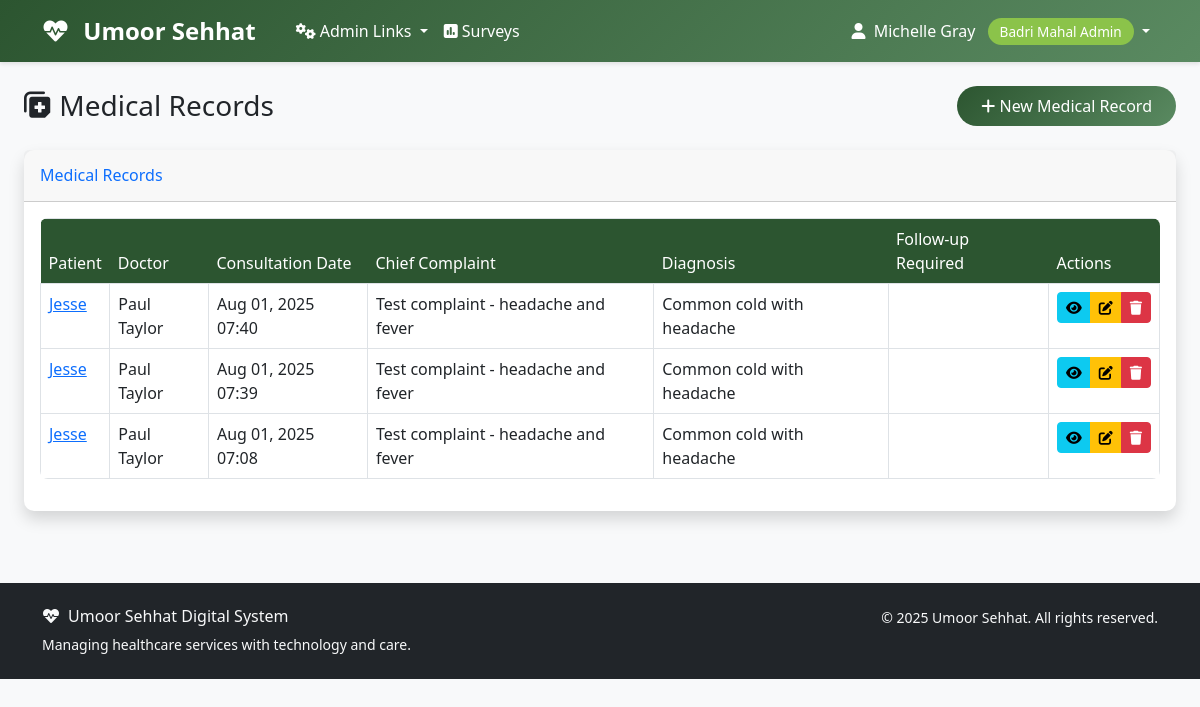
/mahalshifa/medical-records/ (signed in), run on the app's committed database.
### accounts/models.py (models this page shows, shortened)
class User(AbstractUser):
    ROLE_CHOICES = [
        ('aamil', 'Aamil'),
        ('moze_coordinator', 'Moze Coordinator'),
        ('doctor', 'Doctor'),
        ('student', 'Student'),
        ('badri_mahal_admin', 'Badri Mahal Admin'),
    ]
    role = models.CharField(max_length=20, choices=ROLE_CHOICES, default='student')
    its_id = models.CharField(
        max_length=8,
        unique=True,
        null=True,
        blank=True,
        validators=[RegexValidator(
            regex=r'^\d{8}$',
            message='ITS ID must be exactly 8 digits',
            code='invalid_its_id'
        )],
        help_text='8-digit ITS ID'
    )
    phone_number = models.CharField(max_length=15, blank=True, null=True)
    profile_photo = models.URLField(blank=True, null=True)
    arabic_name = models.CharField(max_length=100, blank=True, null=True)
    age = models.PositiveIntegerField(blank=True, null=True)
    verified_certificate = models.FileField(upload_to='certificates/', blank=True, null=True)
    specialty = models.CharField(max_length=100, blank=True, null=True)
    college = models.CharField(max_length=100, blank=True, null=True)  # For students
    specialization = models.CharField(max_length=100, blank=True, null=True)  # For students
    created_at = models.DateTimeField(auto_now_add=True)
    updated_at = models.DateTimeField(auto_now=True)
    def get_full_name(self):
        if self.arabic_name:
            return self.arabic_name
        return super().get_full_name() or self.username
    @property
    def is_aamil(self):
        return self.role == 'aamil'
    @property
    def is_moze_coordinator(self):
        return self.role == 'moze_coordinator'
    @property
    def is_doctor(self):
        return self.role == 'doctor'
    @property
    def is_student(self):
        return self.role == 'student'
    @property
    def is_admin(self):
        return self.role == 'badri_mahal_admin' or self.is_superuser
    class Meta:
        verbose_name = 'User'
        verbose_name_plural = 'Users'
        ordering = ['first_name', 'last_name']

### mahalshifa/models.py (models this page shows, shortened)
class MedicalRecord(models.Model):
    patient = models.ForeignKey(Patient, on_delete=models.CASCADE, related_name='medical_records')
    doctor = models.ForeignKey('Doctor', on_delete=models.CASCADE, related_name='medical_records')
    appointment = models.OneToOneField(
        Appointment,
        on_delete=models.SET_NULL,
        null=True,
        blank=True,
        related_name='medical_record'
    )
    moze = models.ForeignKey(Moze, on_delete=models.CASCADE, related_name='medical_records')
    consultation_date = models.DateTimeField(auto_now_add=True)
    chief_complaint = models.TextField(help_text='Main complaint or reason for visit')
    history_of_present_illness = models.TextField(blank=True, null=True)
    past_medical_history = models.TextField(blank=True, null=True)
    family_history = models.TextField(blank=True, null=True)
    social_history = models.TextField(blank=True, null=True)
    vital_signs = models.JSONField(default=dict, help_text='Blood pressure, temperature, pulse, etc.')
    physical_examination = models.TextField(blank=True, null=True)
    diagnosis = models.TextField()
    differential_diagnosis = models.TextField(blank=True, null=True)
    treatment_plan = models.TextField()
    medications_prescribed = models.TextField(blank=True, null=True)
    lab_tests_ordered = models.TextField(blank=True, null=True)
    imaging_ordered = models.TextField(blank=True, null=True)
    referrals = models.TextField(blank=True, null=True)
    follow_up_required = models.BooleanField(default=False)
    follow_up_date = models.DateField(blank=True, null=True)
    follow_up_instructions = models.TextField(blank=True, null=True)
    patient_education = models.TextField(blank=True, null=True, help_text='Patient education provided')
    doctor_notes = models.TextField(blank=True, null=True, help_text='Private doctor notes')
    created_at = models.DateTimeField(auto_now_add=True)
    updated_at = models.DateTimeField(auto_now=True)
    class Meta:
        ordering = ['-consultation_date']
        verbose_name = 'Medical Record'
        verbose_name_plural = 'Medical Records'

class Patient(models.Model):
    its_id = models.CharField(
        max_length=8,
        unique=True,
        validators=[RegexValidator(
            regex=r'^\d{8}$',
            message='ITS ID must be exactly 8 digits'
        )]
    )
    first_name = models.CharField(max_length=50)
    last_name = models.CharField(max_length=50)
    arabic_name = models.CharField(max_length=100, blank=True, null=True)
    date_of_birth = models.DateField()
    gender = models.CharField(
        max_length=10,
        choices=[
            ('male', 'Male'),
            ('female', 'Female'),
            ('other', 'Other')
        ]
    )
    phone_number = models.CharField(max_length=15)
    email = models.EmailField(blank=True, null=True)
    address = models.TextField()
    emergency_contact_name = models.CharField(max_length=100)
    emergency_contact_phone = models.CharField(max_length=15)
    emergency_contact_relationship = models.CharField(max_length=50)
    blood_group = models.CharField(
        max_length=5,
        choices=[
            ('A+', 'A+'), ('A-', 'A-'),
            ('B+', 'B+'), ('B-', 'B-'),
            ('AB+', 'AB+'), ('AB-', 'AB-'),
            ('O+', 'O+'), ('O-', 'O-'),
        ],
        blank=True,
        null=True
    )
    allergies = models.TextField(blank=True, null=True, help_text='Known allergies')
    chronic_conditions = models.TextField(blank=True, null=True, help_text='Chronic medical conditions')
    current_medications = models.TextField(blank=True, null=True, help_text='Current medications')
    registered_moze = models.ForeignKey(
        Moze,
        on_delete=models.SET_NULL,
        null=True,
        blank=True,
        related_name='registered_patients'
    )
    registration_date = models.DateField(auto_now_add=True)
    is_active = models.BooleanField(default=True)
    user_account = models.OneToOneField(
        settings.AUTH_USER_MODEL,
        on_delete=models.SET_NULL,
        null=True,
        blank=True,
        related_name='patient_record'
    )
    created_at = models.DateTimeField(auto_now_add=True)
    updated_at = models.DateTimeField(auto_now=True)
    class Meta:
        ordering = ['last_name', 'first_name']
        verbose_name = 'Patient'
        verbose_name_plural = 'Patients'
    def get_full_name(self):
        if self.arabic_name:
            return self.arabic_name
        return f"{self.first_name} {self.last_name}"

class Doctor(models.Model):
    user = models.OneToOneField(
        settings.AUTH_USER_MODEL,
        on_delete=models.CASCADE,
        related_name='mahalshifa_doctor_profile'
    )
    license_number = models.CharField(max_length=50, unique=True)
    specialization = models.CharField(max_length=100)
    qualification = models.CharField(max_length=200)
    experience_years = models.PositiveIntegerField(default=0)
    hospital = models.ForeignKey(Hospital, on_delete=models.CASCADE, related_name='doctors')
    department = models.ForeignKey(Department, on_delete=models.CASCADE, related_name='doctors')
    is_available = models.BooleanField(default=True)
    is_emergency_doctor = models.BooleanField(default=False)
    consultation_fee = models.DecimalField(max_digits=10, decimal_places=2, default=0)
    created_at = models.DateTimeField(auto_now_add=True)

### mahalshifa/views.py (the view)
# urls.py: path('medical-records/', views.MedicalRecordListView.as_view(), name='medical_record_list'),
class MedicalRecordListView(LoginRequiredMixin, ListView):
    model = MedicalRecord
    template_name = 'mahalshifa/medical_record_list.html'
    context_object_name = 'medical_records'
    paginate_by = 20
    def get_queryset(self):
        user = self.request.user
        if user.is_admin:
            return MedicalRecord.objects.all()
        elif user.is_aamil or user.is_moze_coordinator:
            return MedicalRecord.objects.filter(moze__aamil=user)
        elif user.is_doctor:
            return MedicalRecord.objects.filter(doctor__user=user)
        else:
            return MedicalRecord.objects.filter(patient__user_account=user)

### templates/mahalshifa/medical_record_list.html (shortened to what this page needs)
{% extends 'base.html' %}
{% block content %}
<div class="container-fluid">
    <div class="row mb-4">
        <div class="col-12">
            <div class="d-flex justify-content-between align-items-center">
                <h1 class="h3 mb-0 text-gray-800">
                    <i class="fas fa-notes-medical"></i> Medical Records
                </h1>
                {% if user.is_admin or user.is_doctor %}
                    <a href="{% url 'mahalshifa:medical_record_create' %}" class="btn btn-primary">
                        <i class="fas fa-plus"></i> New Medical Record
                    </a>
                {% endif %}
            </div>
        </div>
    </div>
    <div class="row">
        <div class="col-12">
            <div class="card shadow">
                <div class="card-header py-3">
                    <h6 class="m-0 font-weight-bold text-primary">Medical Records</h6>
                </div>
                <div class="card-body">
                    {% if medical_records %}
                        <div class="table-responsive">
                            <table class="table table-bordered" id="dataTable" width="100%" cellspacing="0">
                                <thead>
                                    <tr>
                                        <th>Patient</th>
                                        <th>Doctor</th>
                                        <th>Consultation Date</th>
                                        <th>Chief Complaint</th>
                                        <th>Diagnosis</th>
                                        <th>Follow-up Required</th>
                                        <th>Actions</th>
                                    </tr>
                                </thead>
                                <tbody>
                                    {% for record in medical_records %}
                                    <tr>
                                        <td>
                                            <a href="{% url 'mahalshifa:patient_detail' record.patient.pk %}">
                                                {{ record.patient.get_full_name }}
                                            </a>
                                        </td>
                                        <td>{{ record.doctor.user.get_full_name }}</td>
                                        <td>{{ record.consultation_date|date:"M d, Y H:i" }}</td>
                                        <td>{{ record.chief_complaint|truncatewords:10 }}</td>
                                        <td>{{ record.diagnosis|truncatewords:10 }}</td>
                                        <td>
                                            {% if record.follow_up_required %}
                                                <span class="badge badge-warning">Yes</span>
                                                {% if record.follow_up_date %}
                                                    <br><small>{{ record.follow_up_date|date:"M d, Y" }}</small>
                                                {% endif %}
                                            {% else %}
                                                <span class="badge badge-success">No</span>
                                            {% endif %}
                                        </td>
                                        <td>
                                            <div class="btn-group" role="group">
                                                <a href="{% url 'mahalshifa:medical_record_detail' record.pk %}"
                                                   class="btn btn-sm btn-info">
                                                    <i class="fas fa-eye"></i>
                                                </a>
                                                {% if user.is_admin or record.doctor.user == user %}
                                                    <a href="{% url 'mahalshifa:medical_record_update' record.pk %}"
                                                       class="btn btn-sm btn-warning">
                                                        <i class="fas fa-edit"></i>
                                                    </a>
                                                    <a href="{% url 'mahalshifa:medical_record_delete' record.pk %}"
                                                       class="btn btn-sm btn-danger">
                                                        <i class="fas fa-trash"></i>
                                                    </a>
                                                {% endif %}
                                            </div>
                                        </td>
                                    </tr>
                                    {% endfor %}
                                </tbody>
                            </table>
                        </div>
                    {% else %}
                        <div class="text-center py-4">
                            <i class="fas fa-notes-medical fa-3x text-gray-300 mb-3"></i>
                            <h5 class="text-gray-500">No medical records found</h5>
                            <p class="text-gray-400">No medical records match your current filters.</p>
                        </div>
                    {% endif %}
                </div>
            </div>
        </div>
    </div>
</div>
{% endblock %}

### templates/base.html (shortened to what this page needs)
<!DOCTYPE html>
<html lang="en">
<head>
    <link href="https://cdn.jsdelivr.net/npm/bootstrap@5.3.0/dist/css/bootstrap.min.css" rel="stylesheet">
    <link href="https://cdnjs.cloudflare.com/ajax/libs/font-awesome/6.0.0/css/all.min.css" rel="stylesheet">
</head>
<body>
    <nav class="navbar navbar-expand-lg navbar-custom">
        <div class="container">
            <a class="navbar-brand text-white" href="{% url 'dashboard' %}">
                <i class="fas fa-heartbeat me-2"></i>
                Umoor Sehhat
            </a>
            <div class="collapse navbar-collapse" id="navbarNav">
                {% if user.is_authenticated %}
                    <ul class="navbar-nav me-auto">
                        {% if user.is_admin %}
                            <li class="nav-item dropdown">
                                <a class="nav-link dropdown-toggle" href="#" id="adminDropdown" role="button" data-bs-toggle="dropdown" aria-expanded="false">
                                    <i class="fas fa-cogs me-1"></i>Admin Links
                                </a>
                            </li>
                        {% endif %}
                        <li class="nav-item">
                            <a class="nav-link" href="{% url 'surveys:list' %}" class="text-decoration-none">
                                <i class="fas fa-poll me-1"></i>Surveys
                            </a>
                        </li>
                    </ul>
                    <ul class="navbar-nav">
                        <li class="nav-item dropdown">
                            <a class="nav-link dropdown-toggle" href="#" id="navbarDropdown" role="button" data-bs-toggle="dropdown">
                                <i class="fas fa-user me-1"></i>
                                {{ user.get_full_name|default:user.username }}
                                <span class="role-badge ms-2">{{ user.get_role_display }}</span>
                            </a>
                        </li>
                    </ul>
                {% endif %}
            </div>
        </div>
    </nav>
    <main class="container-fluid py-4">
        {% block content %}{% endblock %}
    </main>
    <footer class="bg-dark text-light py-4 mt-5">
        <div class="container">
            <div class="row">
                <div class="col-md-6">
                    <h6><i class="fas fa-heartbeat me-2"></i>Umoor Sehhat Digital System</h6>
                    <p class="small mb-0">Managing healthcare services with technology and care.</p>
                </div>
                <div class="col-md-6 text-md-end">
                    <p class="small mb-0">
                        &copy; {% now "Y" %} Umoor Sehhat. All rights reserved.
                    </p>
                </div>
            </div>
        </div>
    </footer>
</body>
</html>

### data on the page
User: get_full_name "Michelle Gray", role "Badri Mahal Admin"
MedicalRecord: patient.get_full_name "Jesse", doctor.user.get_full_name "Paul Taylor", consultation_date "Aug 01, 2025 07:40", chief_complaint "Test complaint - headache and fever", diagnosis "Common cold with headache"
MedicalRecord: patient.get_full_name "Jesse", doctor.user.get_full_name "Paul Taylor", consultation_date "Aug 01, 2025 07:39", chief_complaint "Test complaint - headache and fever", diagnosis "Common cold with headache"
MedicalRecord: patient.get_full_name "Jesse", doctor.user.get_full_name "Paul Taylor", consultation_date "Aug 01, 2025 07:08", chief_complaint "Test complaint - headache and fever", diagnosis "Common cold with headache"
